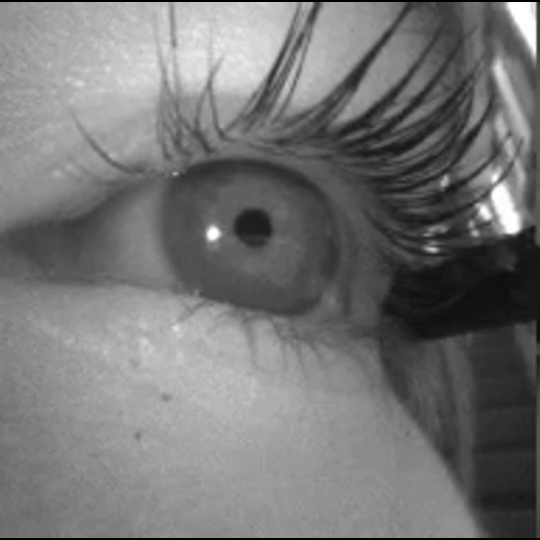
#> input picture scratch/raw_frame_90.png, 1080 x 1080 px, found by its file name (shown at 1/2 size)
$ python test_global_pupil.py
#> lines starting #> are read from the running program, lines starting #| are printed output that depends on the picture; after the words box and inside, x2 and y2 are one past the last pixel; in counts of white or black regions, pixels touching at a corner belong together
import cv2
import numpy as np

# Load raw frame 93
f93 = cv2.imread("scratch/raw_frame_90.png")
#> f93 is the input picture: shape (1080, 1080, 3); mean B, G, R 117.2, 117.2, 117.3
if f93 is None:
    cap = cv2.VideoCapture(r"C:\Users\vanig\AppData\Local\Temp\tmp0z2zsswh.mp4")
    cap.set(cv2.CAP_PROP_POS_FRAMES, 93)
    ret, f93 = cap.read()
    cap.release()

gray = cv2.cvtColor(f93, cv2.COLOR_BGR2GRAY)
h, w = gray.shape[:2]
#> h = 1080; w = 1080

# Method to detect pupil anywhere in the frame:
# 1. Morphological open to remove eyelashes
kernel_disk = cv2.getStructuringElement(cv2.MORPH_ELLIPSE, (15, 15))
opened = cv2.morphologyEx(gray, cv2.MORPH_OPEN, kernel_disk)

# 2. Smooth
blurred = cv2.GaussianBlur(opened, (9, 9), 0)

# Mask out frame borders (10% on each side)
mask = np.zeros_like(gray)
mask[int(h*0.15):int(h*0.85), int(w*0.15):int(w*0.85)] = 255
masked_blurred = np.where(mask == 255, blurred, 255)
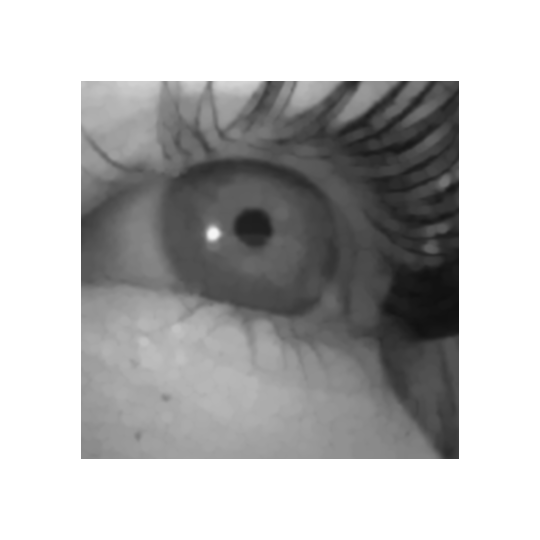
#> masked_blurred: shape (1080, 1080) (shown at 1/2 size); min 16, max 255, mean 183.3

# Find darkest point
min_val, _, min_loc, _ = cv2.minMaxLoc(masked_blurred)
#> min_val = 16; min_loc = (885, 592)
print(f"Frame 93 global darkest point: {min_loc} with val {min_val}")
#| Frame 93 global darkest point: (885, 592) with val 16.0

# Threshold around minimum
thresh = min_val + 25
#> thresh = 41
_, binary = cv2.threshold(blurred, thresh, 255, cv2.THRESH_BINARY_INV)
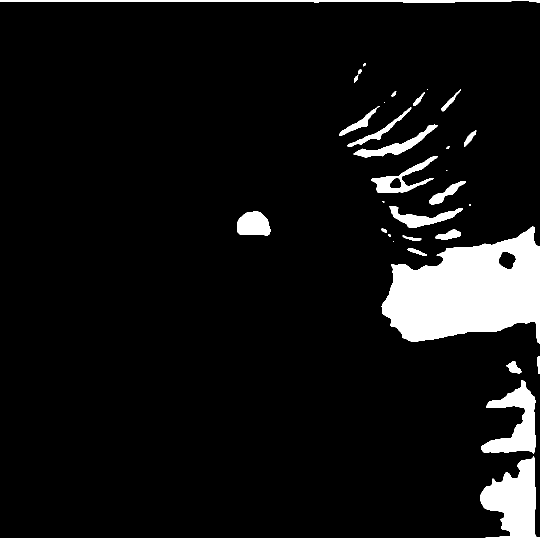
#> binary: shape (1080, 1080) (shown at 1/2 size); 7.7% white; 32 white regions (6 under 20 px), largest, box (x1, y1, x2, y2) and area: (763, 453, 1080, 687) 48648, (0, 913, 1080, 1080) 14628, (963, 760, 1071, 908) 7187
binary = cv2.bitwise_and(binary, mask)
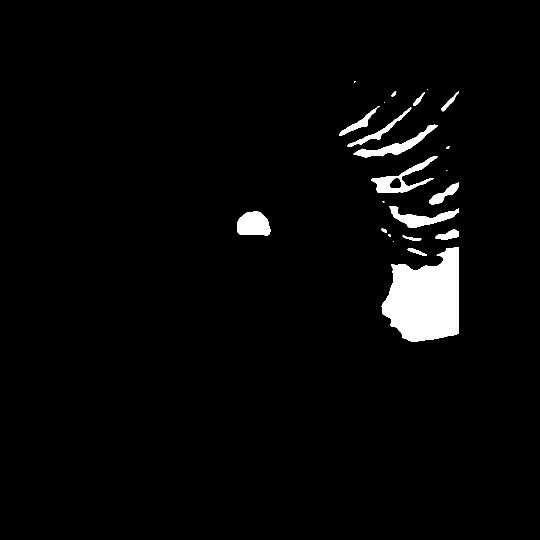
#> binary: shape (1080, 1080) (shown at 1/2 size); 3% white; 23 white regions (6 under 20 px)

contours, _ = cv2.findContours(binary, cv2.RETR_EXTERNAL, cv2.CHAIN_APPROX_SIMPLE)
#> contours = 23 contours, 8 with area under 20; largest, box (x1, y1, x2, y2) and area: (763, 495, 918, 683) 20740, (742, 312, 876, 386) 2715, (474, 423, 541, 471) 2525, (707, 249, 876, 315) 2188, (779, 412, 918, 456) 2122
for cnt in contours:
    area = cv2.contourArea(cnt)
    if 500 < area < 20000:
        ((ecx, ecy), (ew, eh), eang) = cv2.fitEllipse(cnt)
        circ = min(ew, eh) / max(ew, eh)
        if circ > 0.6:
            print(f"Found pupil candidate: center=({ecx:.1f}, {ecy:.1f}), r={ew/2:.1f}, circ={circ:.2f}")
            viz = f93.copy()
            cv2.ellipse(viz, ((ecx, ecy), (ew, eh), eang), (0, 255, 0), 2)
            cv2.circle(viz, (int(ecx), int(ecy)), int(ew * 1.3), (0, 190, 255), 2)
            cv2.imwrite("scratch/frame_93_global_pupil.png", viz)
#> this loop made 23 passes
#> (area, ecx, ecy, ew, eh, eang, circ) on passes 6, 8, 9, 11, 13, 15, 16, 17: (514.5, 898.8, 469.4, 15.17, 53.89, 78.69, 0.281), (2525, 507.1, 451.2, 55.69, 66.2, 101.5, 0.841), (2122.5, 847.5, 420.1, 58.68, 126.4, 84.02, 0.464), (871, 886.7, 389.1, 18.06, 74.24, 56.57, 0.243), (2715, 824.3, 353.1, 40.33, 259.7, 69.93, 0.155), (2188, 789.4, 280.3, 47.7, 147.3, 70.84, 0.324), (1006, 761.6, 239.9, 45.77, 147.6, 54.92, 0.31), (811, 724.7, 242.2, 20.21, 90.64, 57.8, 0.223)
#> area on passes 1, 2, 4, 7, 19, 20: 186.5, 20739.5, 132, 50.5, 154.5, 253.5
#| Found pupil candidate: center=(507.1, 451.2), r=27.8, circ=0.84
